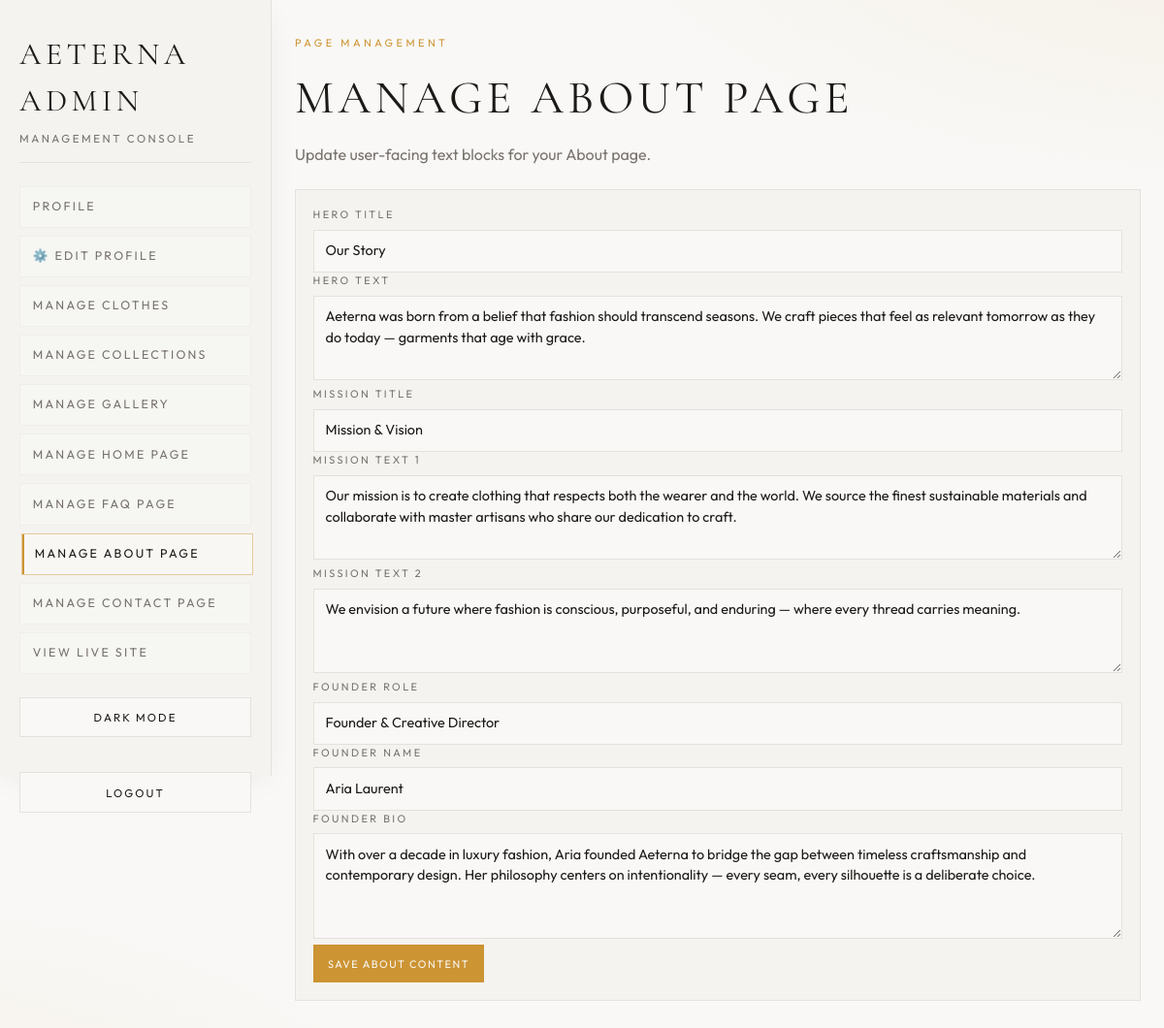
The app's page /admin/about-page.php (signed in) with its own data.
### tables this page shows
CREATE TABLE IF NOT EXISTS cms_content (
  id INT AUTO_INCREMENT PRIMARY KEY,
  content_key VARCHAR(100) NOT NULL UNIQUE,
  content_json LONGTEXT NOT NULL,
  updated_at TIMESTAMP NOT NULL DEFAULT CURRENT_TIMESTAMP ON UPDATE CURRENT_TIMESTAMP
);

### admin/about-page.php (called while the page is built, shortened)
<?php
require __DIR__ . '/about_page.php';

### includes/cms_content.php (called while the page is built, shortened)
<?php
function cmsDbContentKey(): string
{
    return 'site';
}
function arrayMergeRecursiveDistinct(array $base, array $override): array
{
    $merged = $base;
    return $merged;
}
function cmsLoad(): array
{
    $defaults = cmsDefaults();
    $dbContent = cmsLoadFromDatabase();
    if ($dbContent !== null) {
        return arrayMergeRecursiveDistinct($defaults, $dbContent);
    }
    $path = cmsStoragePath();
    $raw = file_get_contents($path);
    $decoded = json_decode($raw, true);
    return arrayMergeRecursiveDistinct($defaults, $decoded);
}
function cmsPdo(): ?PDO
{
    try {
        require __DIR__ . '/../config.php';
        if (isset($pdo) && $pdo instanceof PDO) {
            return $pdo;
        }
    } catch (Throwable $e) {
        error_log('CMS DB connection unavailable: ' . $e->getMessage());
    }
    return null;
}
function cmsLoadFromDatabase(): ?array
{
    $pdo = cmsPdo();
    $stmt = $pdo->prepare('SELECT content_json FROM cms_content WHERE content_key = :content_key LIMIT 1');
    $stmt->execute([':content_key' => cmsDbContentKey()]);
    $row = $stmt->fetch(PDO::FETCH_ASSOC);
    $decoded = json_decode((string)($row['content_json'] ?? ''), true);
    return $decoded;
}

### includes/bootstrap.php (called while the page is built, shortened)
<?php
function e(string $value): string
{
    return htmlspecialchars($value, ENT_QUOTES, 'UTF-8');
}

### admin/about_page.php (the view, shortened to what this page needs)
<?php
require __DIR__ . '/../includes/bootstrap.php';
require __DIR__ . '/../includes/admin_layout.php';
require __DIR__ . '/../includes/cms_content.php';
$content = cmsLoad();
$about = $content['about'];
?>
<div class="admin-section">
  <p class="admin-kicker">Page Management</p>
  <h1 class="admin-page-title">Manage About Page</h1>
  <p class="admin-lead">Update user-facing text blocks for your About page.</p>
  <form method="post" action="/admin/about-page.php" class="admin-panel space-y-4">
    <div>
      <label class="admin-stat-label block mb-2">Hero Title</label>
      <input class="admin-input" name="hero_title" value="<?= e((string)$about['hero_title']) ?>" maxlength="120" required />
    </div>
    <div>
      <label class="admin-stat-label block mb-2">Hero Text</label>
      <textarea class="admin-input" name="hero_text" rows="3" required><?= e((string)$about['hero_text']) ?></textarea>
    </div>
    <div>
      <label class="admin-stat-label block mb-2">Mission Title</label>
      <input class="admin-input" name="mission_title" value="<?= e((string)$about['mission_title']) ?>" maxlength="120" required />
    </div>
    <div>
      <label class="admin-stat-label block mb-2">Mission Text 1</label>
      <textarea class="admin-input" name="mission_text_1" rows="3" required><?= e((string)$about['mission_text_1']) ?></textarea>
    </div>
    <div>
      <label class="admin-stat-label block mb-2">Mission Text 2</label>
      <textarea class="admin-input" name="mission_text_2" rows="3" required><?= e((string)$about['mission_text_2']) ?></textarea>
    </div>
    <div>
      <label class="admin-stat-label block mb-2">Founder Role</label>
      <input class="admin-input" name="founder_role" value="<?= e((string)$about['founder_role']) ?>" maxlength="120" required />
    </div>
    <div>
      <label class="admin-stat-label block mb-2">Founder Name</label>
      <input class="admin-input" name="founder_name" value="<?= e((string)$about['founder_name']) ?>" maxlength="120" required />
    </div>
    <div>
      <label class="admin-stat-label block mb-2">Founder Bio</label>
      <textarea class="admin-input" name="founder_bio" rows="4" required><?= e((string)$about['founder_bio']) ?></textarea>
    </div>
    <button type="submit" class="admin-btn-primary">Save About Content</button>
  </form>
</div>

### assets/style.css (style rules this page uses)
*,:before,:after { --tw-border-spacing-x: 0;--tw-border-spacing-y: 0;--tw-translate-x: 0;--tw-translate-y: 0;--tw-rotate: 0;--tw-skew-x: 0;--tw-skew-y: 0;--tw-scale-x: 1;--tw-scale-y: 1;--tw-pan-x: ;--tw-pan-y: ;--tw-pinch-zoom: ;--tw-scroll-snap-strictness: proximity;--tw-gradient-from-position: ;--tw-gradient-via-position: ;--tw-gradient-to-position: ;--tw-ordinal: ;--tw-slashed-zero: ;--tw-numeric-figure: ;--tw-numeric-spacing: ;--tw-numeric-fraction: ;--tw-ring-inset: ;--tw-ring-offset-width: 0px;--tw-ring-offset-color: #fff;--tw-ring-color: rgb(59 130 246 / .5);--tw-ring-offset-shadow: 0 0 #0000;--tw-ring-shadow: 0 0 #0000;--tw-shadow: 0 0 #0000;--tw-shadow-colored: 0 0 #0000;--tw-blur: ;--tw-brightness: ;--tw-contrast: ;--tw-grayscale: ;--tw-hue-rotate: ;--tw-invert: ;--tw-saturate: ;--tw-sepia: ;--tw-drop-shadow: ;--tw-backdrop-blur: ;--tw-backdrop-brightness: ;--tw-backdrop-contrast: ;--tw-backdrop-grayscale: ;--tw-backdrop-hue-rotate: ;--tw-backdrop-invert: ;--tw-backdrop-opacity: ;--tw-backdrop-saturate: ;--tw-backdrop-sepia: ;--tw-contain-size: ;--tw-contain-layout: ;--tw-contain-paint: ;--tw-contain-style: }
*,:before,:after { box-sizing:border-box;border-width:0;border-style:solid;border-color:#e5e7eb }
:before,:after { --tw-content: "" }
html,:host { line-height:1.5;-webkit-text-size-adjust:100%;-moz-tab-size:4;-o-tab-size:4;tab-size:4;font-family:ui-sans-serif,system-ui,sans-serif,"Apple Color Emoji","Segoe UI Emoji",Segoe UI Symbol,"Noto Color Emoji";font-feature-settings:normal;font-variation-settings:normal;-webkit-tap-highlight-color:transparent }
body { margin:0;line-height:inherit }
h1,h2,h3,h4,h5,h6 { font-size:inherit;font-weight:inherit }
button,input,optgroup,select,textarea { font-family:inherit;font-feature-settings:inherit;font-variation-settings:inherit;font-size:100%;font-weight:inherit;line-height:inherit;letter-spacing:inherit;color:inherit;margin:0;padding:0 }
button,select { text-transform:none }
button,input:where([type=button]),input:where([type=reset]),input:where([type=submit]) { -webkit-appearance:button;background-color:transparent;background-image:none }
blockquote,dl,dd,h1,h2,h3,h4,h5,h6,hr,figure,p,pre { margin:0 }
textarea { resize:vertical }
input::placeholder,textarea::placeholder { opacity:1;color:#9ca3af }
button,[role=button] { cursor:pointer }
:root { --background: 40 20% 97%;--foreground: 30 10% 10%;--card: 40 15% 95%;--card-foreground: 30 10% 10%;--popover: 40 20% 97%;--popover-foreground: 30 10% 10%;--primary: 30 10% 10%;--primary-foreground: 40 20% 97%;--secondary: 35 12% 90%;--secondary-foreground: 30 10% 15%;--muted: 35 10% 92%;--muted-foreground: 30 5% 45%;--accent: 38 60% 50%;--accent-foreground: 40 20% 97%;--destructive: 0 84.2% 60.2%;--destructive-foreground: 210 40% 98%;--border: 35 15% 88%;--input: 35 15% 88%;--ring: 38 60% 50%;--radius: .25rem;--glass: 40 20% 97% / .7;--shadow-elegant: 0 8px 32px -8px hsl(30 10% 10% / .08);--shadow-hover: 0 16px 48px -12px hsl(30 10% 10% / .15);--sidebar-background: 0 0% 98%;--sidebar-foreground: 240 5.3% 26.1%;--sidebar-primary: 240 5.9% 10%;--sidebar-primary-foreground: 0 0% 98%;--sidebar-accent: 240 4.8% 95.9%;--sidebar-accent-foreground: 240 5.9% 10%;--sidebar-border: 220 13% 91%;--sidebar-ring: 217.2 91.2% 59.8% }
* { border-color:hsl(var(--border)) }
body { background-color:hsl(var(--background));font-family:Outfit,system-ui,sans-serif;color:hsl(var(--foreground));-webkit-font-smoothing:antialiased;-moz-osx-font-smoothing:grayscale }
h1,h2,h3,h4,h5,h6 { font-family:Cormorant Garamond,Georgia,serif }
.mb-2 { margin-bottom:.5rem }
.block { display:block }

### records on screen
cms_content: hero_title "Our Story", hero_text "Aeterna was born from a belief that fashion should transcend seasons. We craft pieces that feel as relevant tomorrow as they do today — garments that age with grace.", mission_title "Mission & Vision", mission_text_1 "Our mission is to create clothing that respects both the wearer and the world. We source the finest sustainable materials and collaborate with master artisans who share our dedication to craft.", mission_text_2 "We envision a future where fashion is conscious, purposeful, and enduring — where every thread carries meaning.", founder_role "Founder & Creative Director", founder_name "Aria Laurent", founder_bio "With over a decade in luxury fashion, Aria founded Aeterna to bridge the gap between timeless craftsmanship and contemporary design. Her philosophy centers on intentionality — every seam, every silhouette is a deliberate choice."
